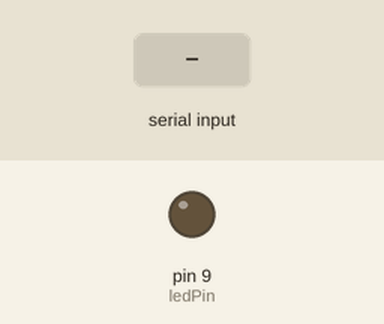
This sketch was run on a simulated Arduino Uno, built with avr-gcc and run on an emulated ATmega328P. On the bench: output pins drawn as LEDs (lit = HIGH). The test bench sets the inputs (shaded band).

Above: at 1.2 s.
1.3 s: "90,45\n" received over Serial
At 2.1 s:
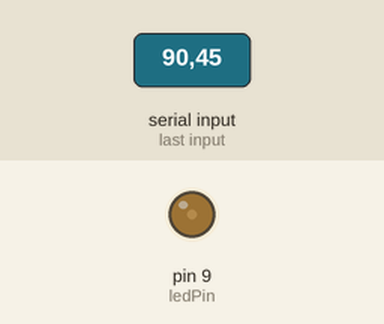
3.8 s: "30,150\n" received over Serial
At 4.6 s:
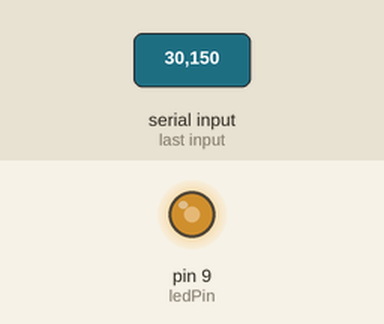
6.3 s: "200\n" received over Serial
At 7.1 s:
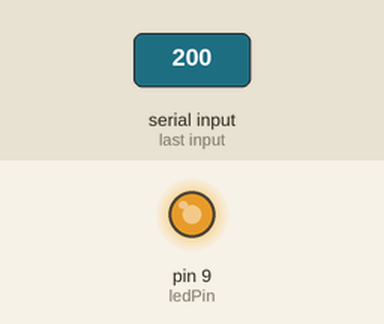
Timing chart, 0 to 9.3 s (numbered marks = the images above; inputs shaded):
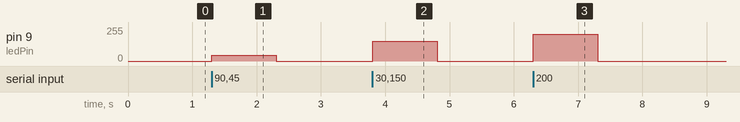

The sketch:

ArduinoCode.ino
```cpp
int ledPin = 9; // Pin connected to the LED
int brightness = 0; // Variable to store the brightness value

void setup() {
  Serial.begin(9600); // Initialize serial communication at 9600 bits per second
  pinMode(ledPin, OUTPUT); // Set the LED pin as an output
}

void loop() {
  if (Serial.available() > 0) {
    // Read the incoming serial data
    brightness = Serial.parseInt();

    // Ensure the brightness is within the valid range
    brightness = constrain(brightness, 0, 255);

    // Set the brightness of the LED
    analogWrite(ledPin, brightness);
  }
}
```

Measured:
- after the input at 1.3 s, pin 9 (ledPin): 0/255 → 45/255 at once, → 0/255 1.0 s later
- after the input at 3.8 s, pin 9 (ledPin): 0/255 → 150/255 at once, → 0/255 1.0 s later
- after the input at 6.3 s, pin 9 (ledPin): 0/255 → 200/255 at once, → 0/255 1.0 s later
